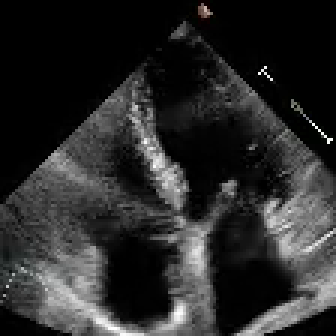
#> input picture frame 78 of videos/Echo/echo1.mp4, 112 x 112 px (shown 3 times larger)
$ python multi_box_tracker.py
#> lines starting #> are read from the running program, lines starting #| are printed output that depends on the picture; after the words box and inside, x2 and y2 are one past the last pixel; in counts of white or black regions, pixels touching at a corner belong together
import cv2
import sys

FRAME_RESIZE = 8

ALLOWANCE = 1.0  # Allowance for center point to be near edges
SIZE_ALLOWANCE = 1.5  # Allowance for width comparison


def contains(box_1, box_2, allowance=ALLOWANCE):
    # Check if center of box_2 is inside box_1 with optional allowance
    x1_1, y1_1, w1, h1 = box_1
    x2_1, y2_1, w2, h2 = box_2

    allowance = w1 * allowance  # Convert allowance to pixels based on width of box_1

    # Calculate center of box_2
    center_x = x2_1 + w2 / 2
    center_y = y2_1 + h2 / 2

    # Check if center is inside box_1 with allowance (margin tolerance)
    if (x1_1 - allowance <= center_x <= x1_1 + w1 + allowance) and (y1_1 - allowance <= center_y <= y1_1 + h1 + allowance):
        return True
    return False


def not_wider(box_1, box_2, size_allowance=SIZE_ALLOWANCE):
    # Check if box_2 is wider than box_1 by a factor of width_allowance
    x1_1, y1_1, w1, h1 = box_1
    x2_1, y2_1, w2, h2 = box_2

    width_allowance = w1 * size_allowance  # Convert allowance to pixels based on width of box_1
    height_allowance = h1 * size_allowance  # Convert allowance to pixels based on height of box_1

    if w2 > width_allowance or h2 > height_allowance:
        return False
    return True


if __name__ == '__main__':
    # Create trackers using legacy module
    tracker1 = cv2.legacy.TrackerKCF_create()
    tracker2 = cv2.legacy.TrackerCSRT_create()
    tracker3 = cv2.legacy.TrackerMedianFlow_create()

    tracker_type1 = "KCF"
    tracker_type2 = "CSRT"
    tracker_type3 = "MEDIANFLOW"

    # Read video
    video = cv2.VideoCapture("videos/Echo/echo1.mp4")

    if not video.isOpened():
        print("Could not open video")
        sys.exit()

    # Read first frame
    ok, frame = video.read()
#> frame is the input picture: shape (112, 112, 3); mean B, G, R 42.1, 42.2, 42.2
    frame = cv2.resize(frame, None, fx=FRAME_RESIZE, fy=FRAME_RESIZE, interpolation=cv2.INTER_LINEAR)
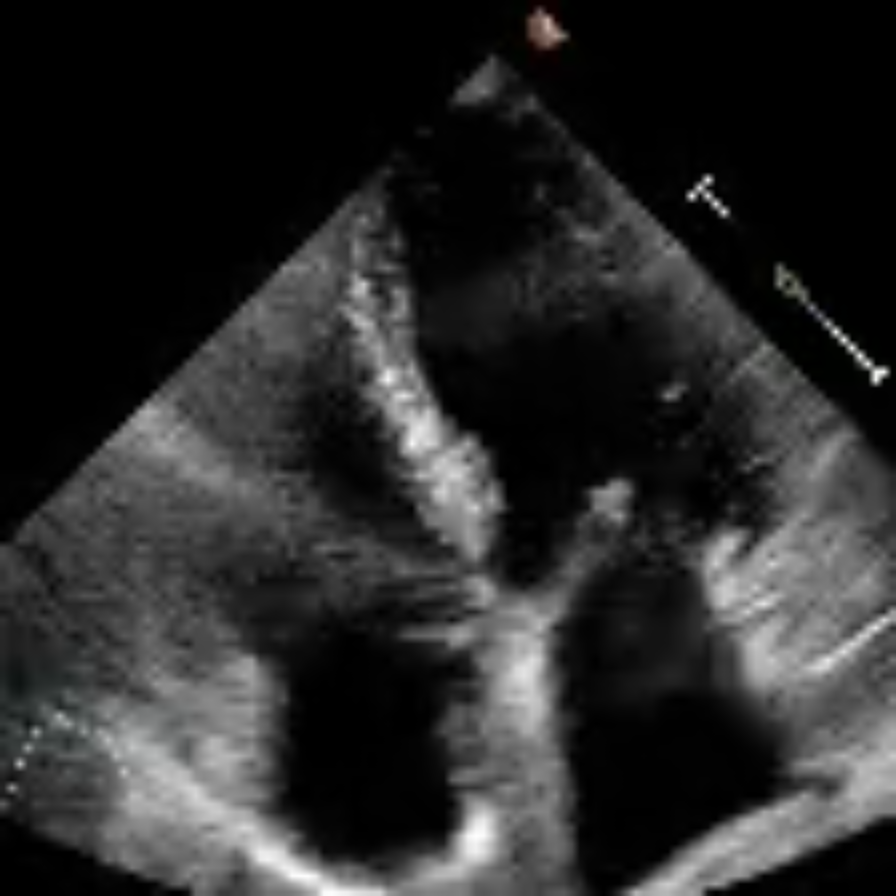
#> frame: shape (896, 896, 3); mean B, G, R 42.1, 42.1, 42.1

    if not ok:
        print('Cannot read video file')
        sys.exit()

    # Ask user if they want to select ROI manually
    message = "Press 'y' for manual ROI selection, 'n' to use default"
    frame_copy = frame.copy()
    cv2.putText(frame_copy, message, (10, 30), cv2.FONT_HERSHEY_SIMPLEX, 0.7, (255, 0, 0), 2)
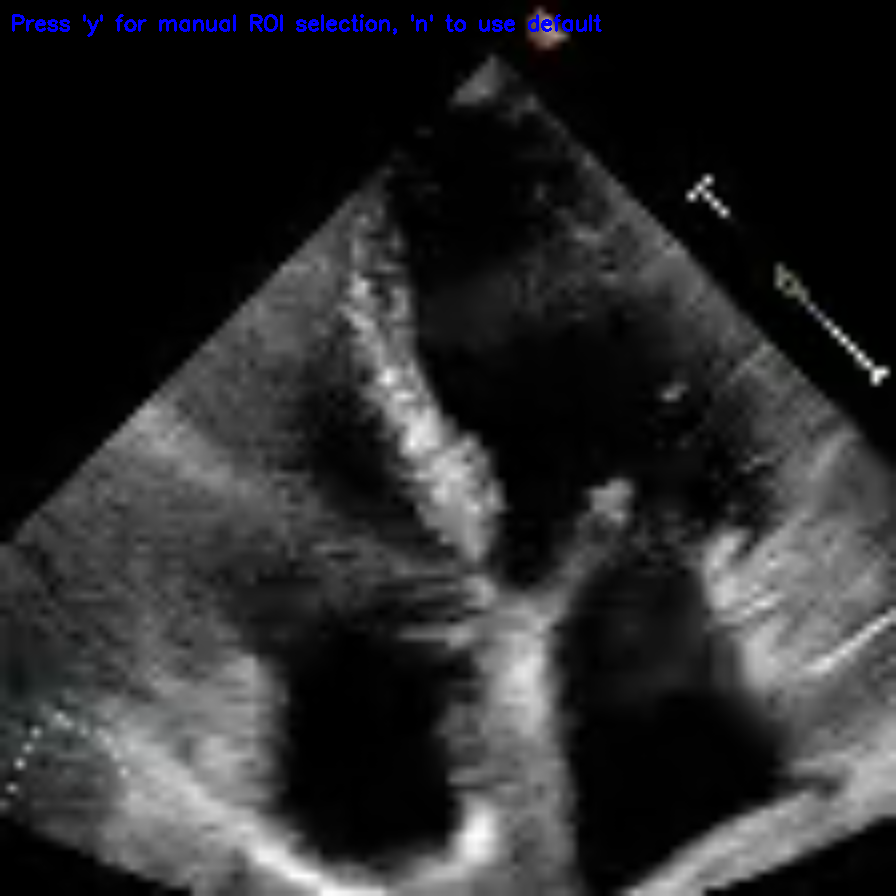
#> frame_copy: shape (896, 896, 3); 0.44% of pixels changed, all inside (x1, y1, x2, y2) = (12, 14, 602, 37)

    cv2.namedWindow('ROI Selector', cv2.WINDOW_NORMAL)
    cv2.resizeWindow('ROI Selector', 1280, 720)
    cv2.imshow('ROI Selector', frame_copy)

    key = cv2.waitKey(0) & 0xff
#> (key Esc is pressed here)
    use_manual = (key == ord('y'))

    # Select multiple bboxes
    bboxes = []
    if use_manual:
        print("Select multiple boxes. Press ENTER after selecting each box. Press ESC when done.")
        while True:
            bbox = cv2.selectROI('ROI Selector', frame, False)
            if bbox == (0, 0, 0, 0):  # If no box selected
                break
            bboxes.append(bbox)
            print(f"Box {len(bboxes)}: {bbox}")
    else:
        # Default bboxes (if using defaults)
        bboxes = [(596, 535, 157, 114)]
        print(f"Using default boxes: {bboxes}")

    cv2.destroyWindow('ROI Selector')

    if not bboxes:
        print("No boxes selected. Exiting.")
        sys.exit()

    # Create trackers for each box
    trackers = [[], [], []]  # Three tracker types
    tracker_types = [tracker_type1, tracker_type2, tracker_type3]

    for i, bbox in enumerate(bboxes):
        trackers[0].append(cv2.legacy.TrackerKCF_create())
        trackers[1].append(cv2.legacy.TrackerCSRT_create())
        trackers[2].append(cv2.legacy.TrackerMedianFlow_create())

        # Initialize trackers with bbox
        trackers[0][i].init(frame, bbox)
        trackers[1][i].init(frame, bbox)
        trackers[2][i].init(frame, bbox)

    print(trackers)

    # Create tracking window
    cv2.namedWindow('Tracking', cv2.WINDOW_NORMAL)
    cv2.resizeWindow('Tracking', 1280, 720)

    colors = [(255, 0, 0), (0, 255, 0), (0, 0, 255), (255, 255, 0), (255, 0, 255), (0, 255, 255)]

    while True:
        ok, frame = video.read()
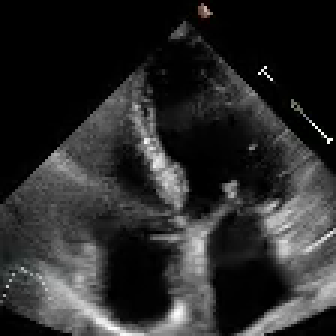
#> input picture frame 79 of videos/Echo/echo1.mp4, 112 x 112 px (shown 3 times larger)
#> frame is the input picture: shape (112, 112, 3); mean B, G, R 42.2, 42.3, 42.3
        frame = cv2.resize(frame, None, fx=FRAME_RESIZE, fy=FRAME_RESIZE, interpolation=cv2.INTER_LINEAR)
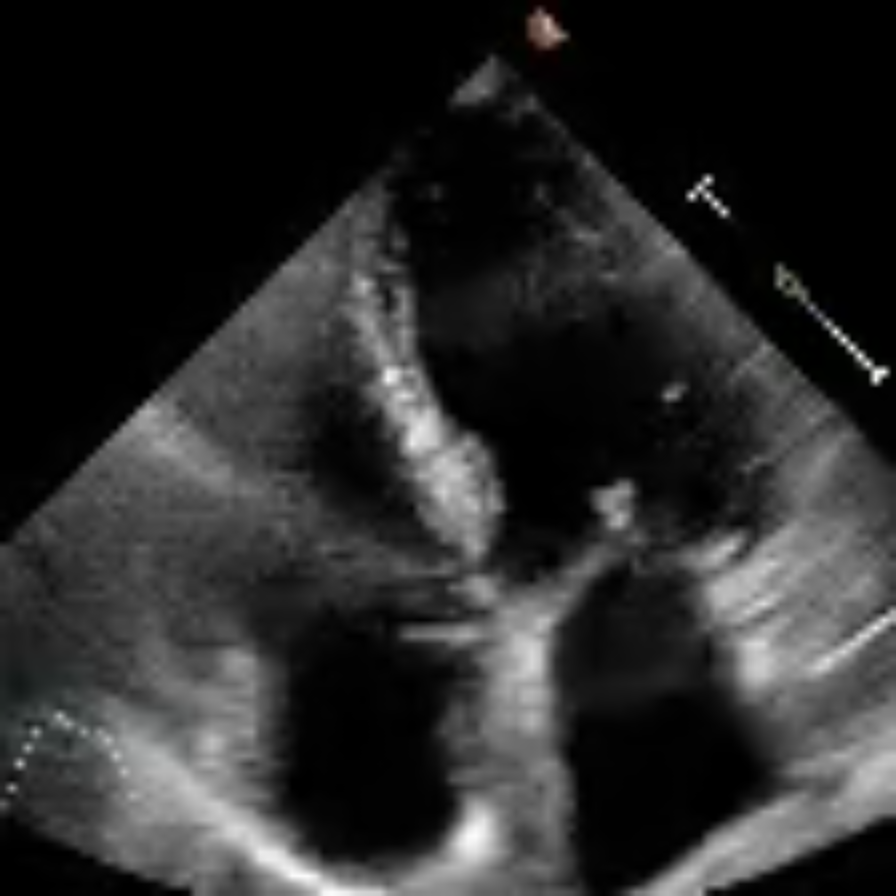
#> frame: shape (896, 896, 3); mean B, G, R 42.2, 42.2, 42.2

        if not ok:
            break

        timer = cv2.getTickCount()

        # Track all boxes with all trackers
        results = []  # List of (tracker_type, box_idx, ok, bbox)

        for box_idx in range(len(bboxes)):
            for tracker_type_idx in range(3):
                ok_track, bbox = trackers[tracker_type_idx][box_idx].update(frame)
                if ok_track:
                    results.append((tracker_type_idx, box_idx, bbox))
#> after the loop, results = [(0, 0, (596, 535, 157, 114)), (1, 0, (597, 537, 154, 112)), (2, 0, (593.2, 534, 160.3, 116.4))]

        fps = cv2.getTickFrequency() / (cv2.getTickCount() - timer)

        # Draw boxes
        for tracker_type_idx, box_idx, bbox in results:
            x1, y1, w, h = bbox
            p1 = (int(x1), int(y1))
            p2 = (int(x1 + w), int(y1 + h))
            color = colors[box_idx % len(colors)]
            cv2.rectangle(frame, p1, p2, color, 2, 1)
            cv2.putText(frame, f"Box{box_idx+1}-{tracker_types[tracker_type_idx]}",
                       (int(x1), int(y1 - 5)), cv2.FONT_HERSHEY_SIMPLEX, 0.5, color, 1)
#> this loop made 3 passes
#> (x1, y1, w, h, p2) on passes 1 to 2: (596, 535, 157, 114, (753, 649)), (597, 537, 154, 112, (751, 649))
#> (x1, y1, w, h, p1, p2) on pass 3: (593.2, 534, 160.3, 116.4, (593, 534), (753, 650))
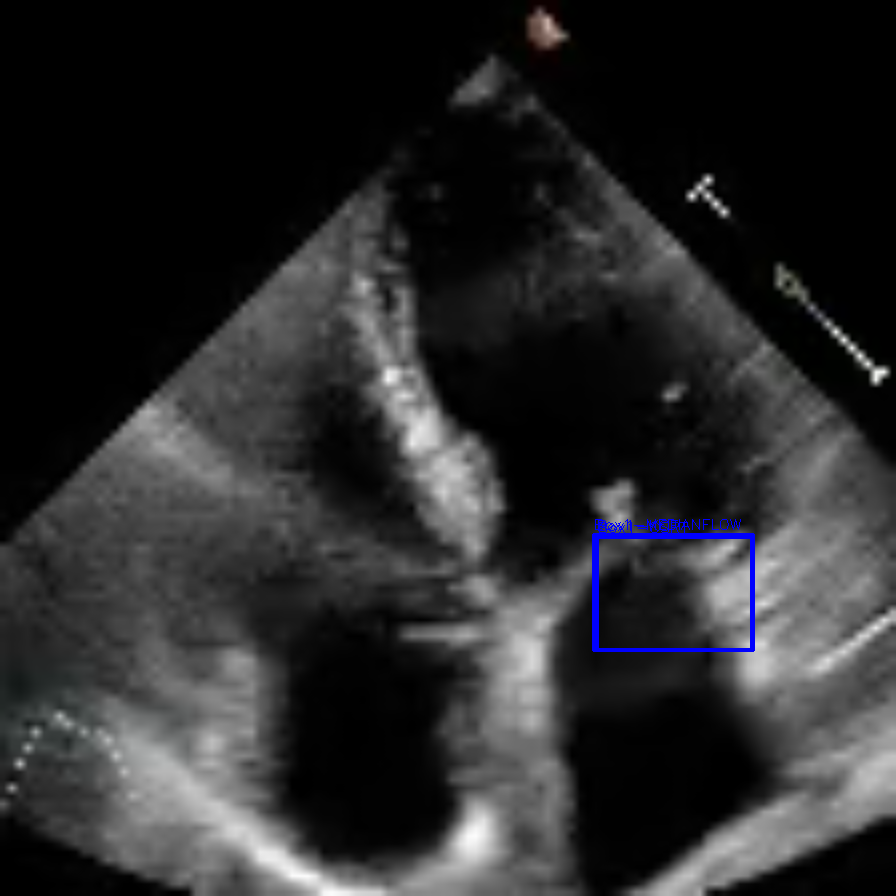
#> frame: shape (896, 896, 3); 0.45% of pixels changed, all inside (x1, y1, x2, y2) = (592, 519, 755, 652)

        # Display FPS
        cv2.putText(frame, f"FPS: {int(fps)}", (10, 30),
                   cv2.FONT_HERSHEY_SIMPLEX, 0.7, (200, 200, 0), 2)
        cv2.putText(frame, f"Tracking {len(bboxes)} boxes", (10, 60),
                   cv2.FONT_HERSHEY_SIMPLEX, 0.7, (200, 200, 0), 2)
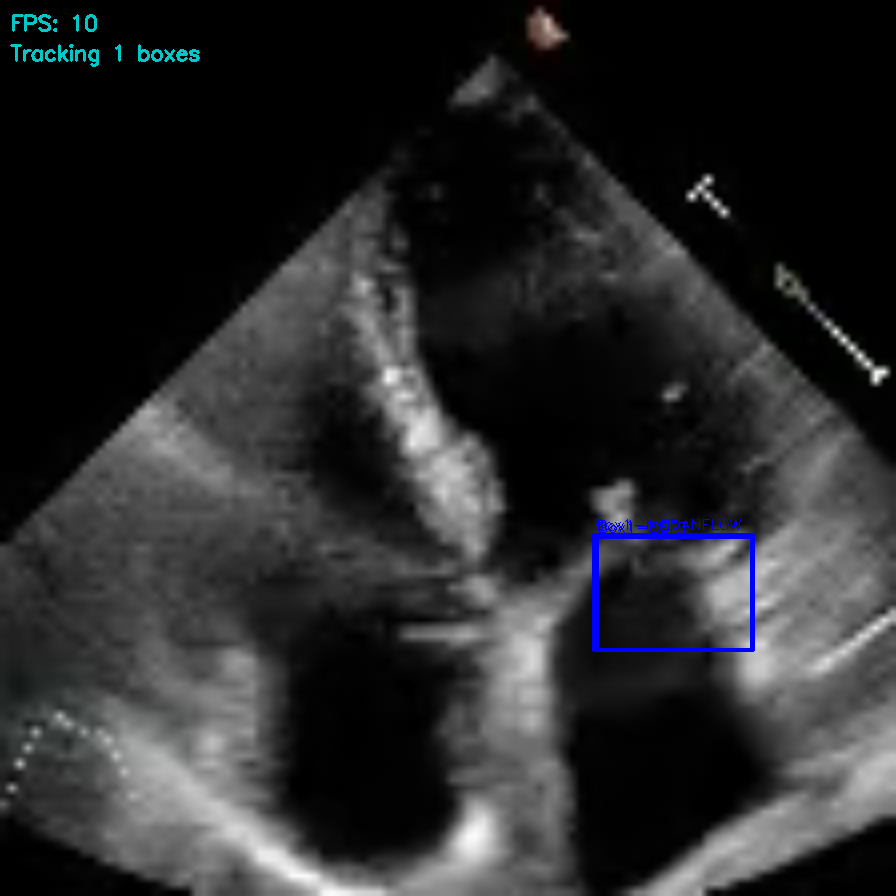
#> frame: shape (896, 896, 3); mean B, G, R 43.5, 42.4, 41.9

        cv2.imshow("Tracking", frame)

        k = cv2.waitKey(22) & 0xff
#> (key Esc is pressed here)
        if k == 27:  # ESC
            break

    video.release()
    cv2.destroyAllWindows()

$ run again, starting later in the video
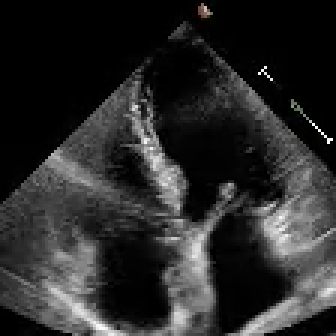
#> input picture frame 352 of videos/Echo/echo1.mp4, 112 x 112 px (shown 3 times larger)
#> frame is the input picture: shape (112, 112, 3); mean B, G, R 42.2, 42.2, 42.2
#> frame_copy: shape (896, 896, 3); mean B, G, R 43.2, 42.1, 42.1
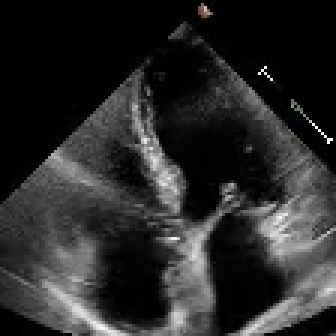
#> input picture frame 353 of videos/Echo/echo1.mp4, 112 x 112 px (shown 3 times larger)
#> frame is the input picture: shape (112, 112, 3); mean B, G, R 42.1, 42.1, 42.1
#> after the loop `for box_idx in range(len(bboxes)):`: results = [(0, 0, (596, 535, 157, 114)), (1, 0, (595, 538, 154, 112)), (2, 0, (594.1, 534.6, 158.2, 114.8))]
#> the loop `for tracker_type_idx, box_idx, bbox in results:` made 3 passes
#> (x1, y1, w, h, p2) on passes 1 to 2: (596, 535, 157, 114, (753, 649)), (595, 538, 154, 112, (749, 650))
#> `cv2.putText(frame, f"Tracking {len(bboxes)} boxes", (10, 60), cv2.FONT..`:
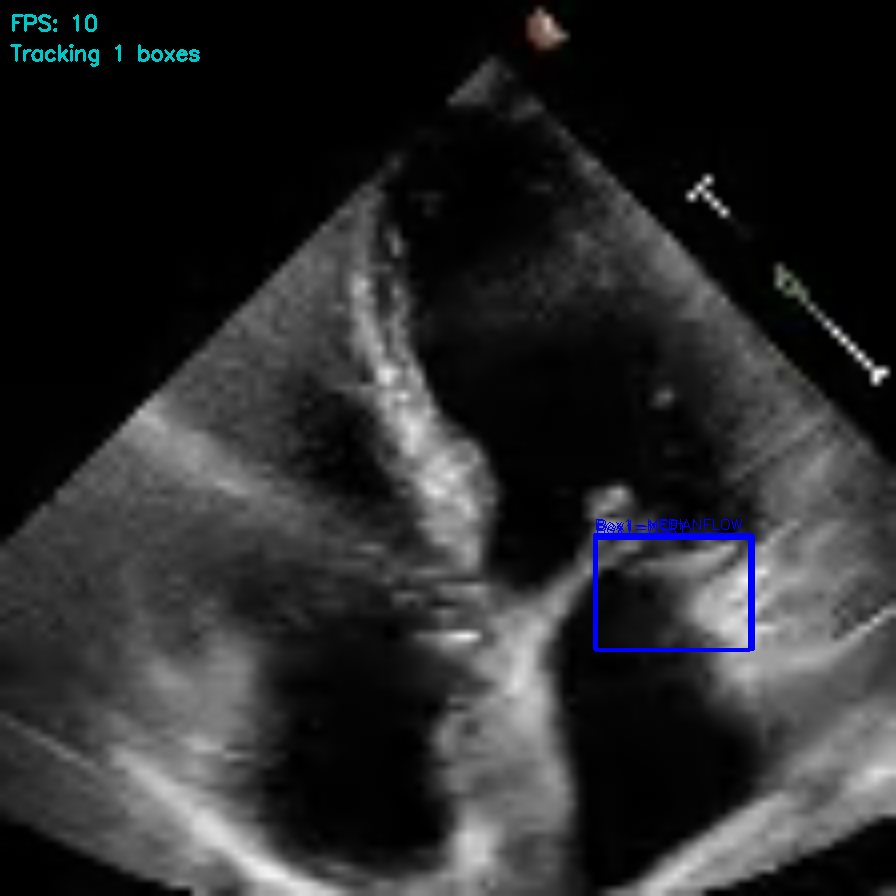
#> frame: shape (896, 896, 3); mean B, G, R 43.2, 42.1, 41.7

$ run again, starting later in the video
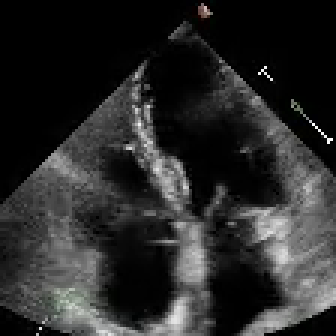
#> input picture frame 626 of videos/Echo/echo1.mp4, 112 x 112 px (shown 3 times larger)
#> frame is the input picture: shape (112, 112, 3); mean B, G, R 41.8, 42, 41.8
#> frame_copy: shape (896, 896, 3); mean B, G, R 42.8, 41.8, 41.7
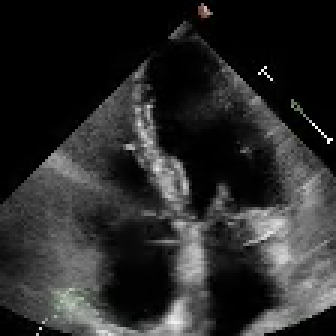
#> input picture frame 627 of videos/Echo/echo1.mp4, 112 x 112 px (shown 3 times larger)
#> frame is the input picture: shape (112, 112, 3); mean B, G, R 42, 42.2, 42.1
#> after the loop `for box_idx in range(len(bboxes)):`: results = [(0, 0, (596, 535, 157, 114)), (1, 0, (594, 535, 160, 116)), (2, 0, (595.3, 535.2, 156.5, 113.7))]
#> the loop `for tracker_type_idx, box_idx, bbox in results:` made 3 passes
#> (x1, y1, w, h, p2) on passes 1 to 2: (596, 535, 157, 114, (753, 649)), (594, 535, 160, 116, (754, 651))
#> `cv2.putText(frame, f"Tracking {len(bboxes)} boxes", (10, 60), cv2.FONT..`:
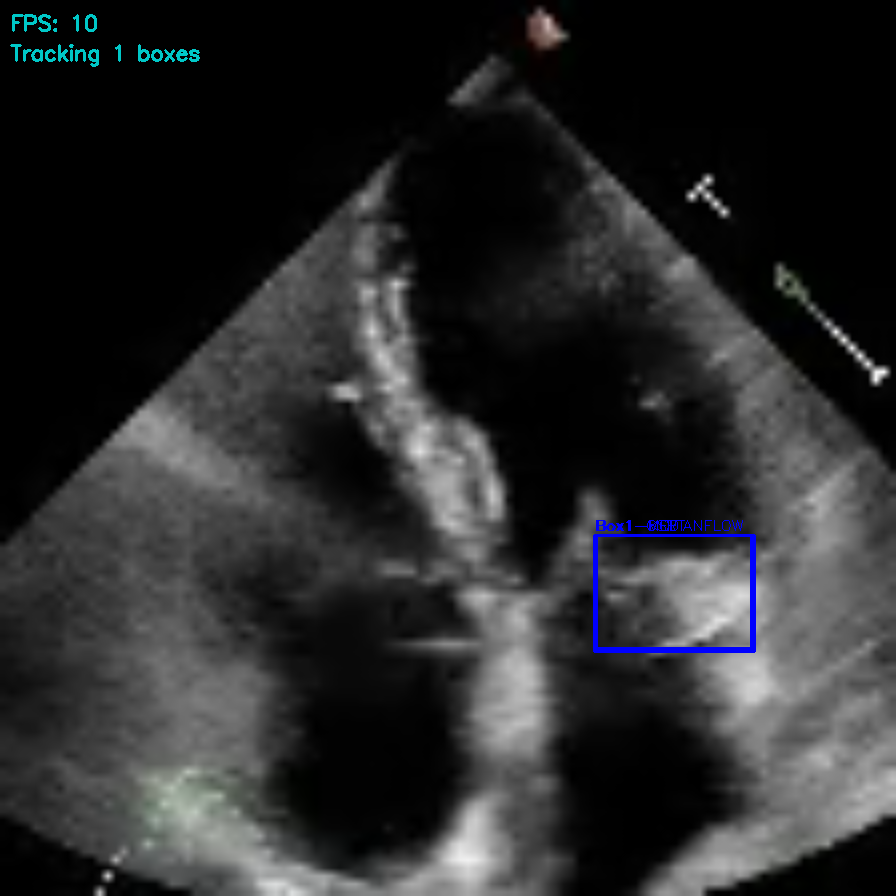
#> frame: shape (896, 896, 3); mean B, G, R 43.1, 42.3, 41.7
